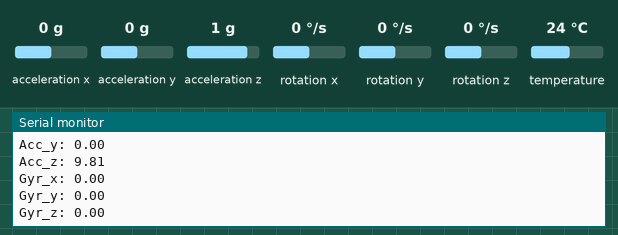
Recording of a sketch running on a simulated Arduino Uno, built with avr-gcc and run on an emulated ATmega328P. On the bench: the last lines printed to the serial monitor. The inputs (shaded band) are chosen by the test bench; at power-on: acceleration x 0 g, acceleration y 0 g, acceleration z 1 g, rotation x 0 °/s, rotation y 0 °/s, rotation z 0 °/s, temperature 24 °C.

Above: at 1.3 s.
1.4 s: acceleration x set to -1.4 g
2.9 s: acceleration y set to -1.4 g
4.4 s: acceleration z set to -1.4 g
5.9 s: rotation x set to -192 °/s
At 6.9 s:
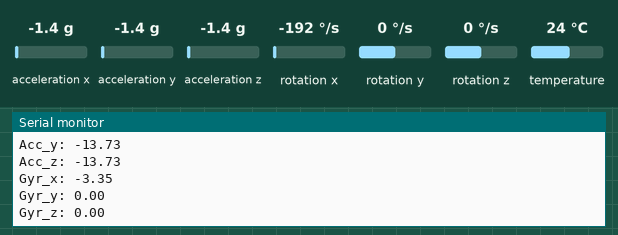
7.4 s: rotation y set to -192 °/s
At 9.0 s:
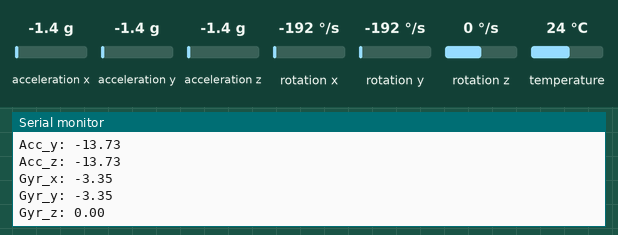

The sketch:

Calibration.ino
```cpp
#include <Adafruit_MPU6050.h>
#include <Adafruit_Sensor.h>
Adafruit_MPU6050 mpu;

typedef struct Calibration
{
  float cal_acc_x;
  float cal_acc_y;
  float cal_acc_z;
  float cal_gyr_x;
  float cal_gyr_y;
  float cal_gyr_z;
} Calibration;

// Create an object from Calibration
Calibration calib_mpu = {-0.37, +0.02, -0.2, +0.02, -0.02, +0.0};

void setup()
{
  // Init Serial Monitor
  Serial.begin(115200);

  // Try to initialize!
  if (!mpu.begin())
  {
    Serial.println("Failed to find MPU6050 chip");
    while (1)
    {
      delay(10);
    }
  }

  mpu.setAccelerometerRange(MPU6050_RANGE_8_G);
  mpu.setGyroRange(MPU6050_RANGE_500_DEG);
  mpu.setFilterBandwidth(MPU6050_BAND_5_HZ);
  delay(100);
}

void loop()
{
  sensors_event_t a, g,temp;
  mpu.getEvent(&a, &g, &temp);

  float ax=a.acceleration.x;
  float ay=a.acceleration.y;
  float az=a.acceleration.z;

  float gx = g.gyro.x;
  float gy = g.gyro.y;
  float gz = g.gyro.z;

  //Calibrating the sensor
  // float ax = a.acceleration.x + calib_mpu.cal_acc_x;
  // float ay = a.acceleration.y + calib_mpu.cal_acc_y;
  // float az = a.acceleration.z + calib_mpu.cal_acc_z;

  // float gx = g.gyro.x + calib_mpu.cal_gyr_x;
  // float gy = g.gyro.y + calib_mpu.cal_gyr_y;
  // float gz = g.gyro.z + calib_mpu.cal_gyr_z;

  Serial.print("Acc_x: ");
  Serial.println(ax);
  Serial.print("Acc_y: ");
  Serial.println(ay);
  Serial.print("Acc_z: ");
  Serial.println(az);
  Serial.print("Gyr_x: ");
  Serial.println(gx);
  //Serial.println(calib_mpu.cal_gyr_x);
  Serial.print("Gyr_y: ");
  Serial.println(gy);
  //Serial.println(calib_mpu.cal_gyr_y);
  Serial.print("Gyr_z: ");
  Serial.println(gz);
  //Serial.println(calib_mpu.cal_gyr_z);

  delay(1000);
}
```

Measured:
- after the input at 5.9 s, the serial monitor: prints a new line after 0.24 s (image 1)
- after the input at 7.4 s, the serial monitor: prints a new line after 0.75 s (image 2)
